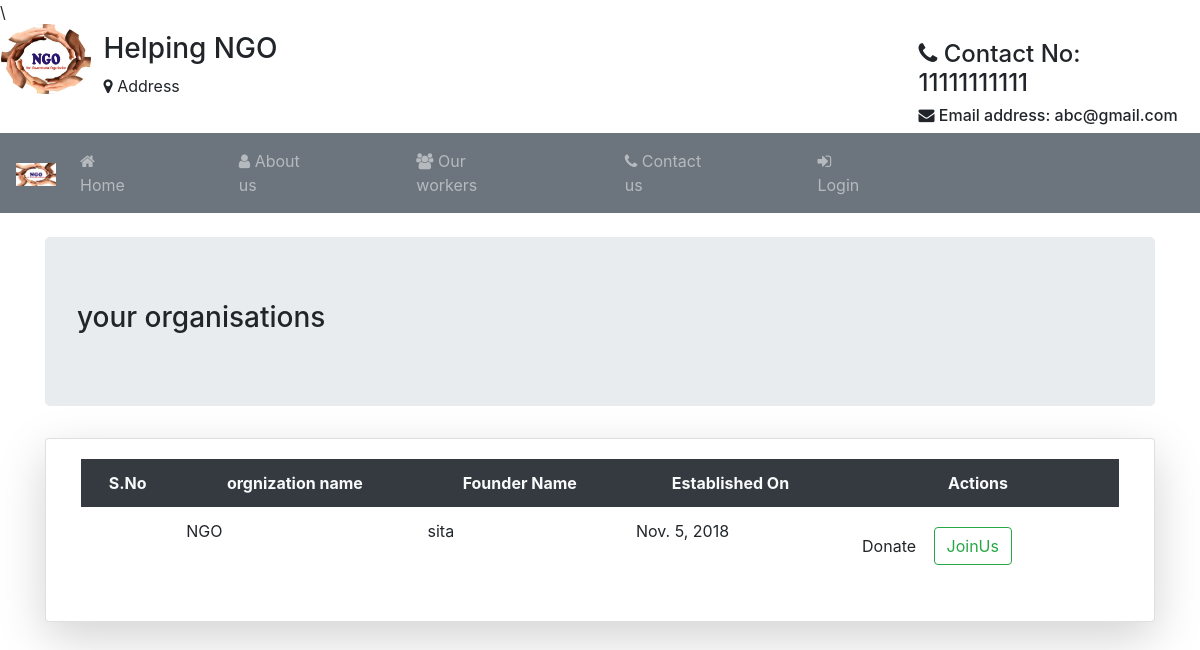
Screenshot of /details/ with the database file from the repository.
### Student/models.py (models this page shows)
class Orgdetails(models.Model):
	org_name=models.CharField(max_length=50,default="Organisation Name")
	found_name=models.CharField(max_length=50,default="Founder Name")
	est_date=models.DateField(null=True)
	us=models.OneToOneField(User,on_delete=models.CASCADE)

### Student/views.py (the view)
# urls.py: path('details/',views.details,name="details"),
def details(request):
	q=Orgdetails.objects.all()
	return render(request,'htfiles/details.html',{'v':q})

### Student/templates/htfiles/details.html (shortened to what this page needs)
{% extends 'htfiles/header.html' %}
{% block content %}
<div class="container">
	<div class="jumbotron mt-4">
		<h3>your organisations</h3>
	</div>
	<div class="card col-md mt-2 shadow-lg">
		<div class="card-body">
			<table class="table table-borderless table-borderless-center">
				<tr class="bg-dark text-light text-center">
					<th>S.No</th>
					<th>orgnization name</th>
					<th>Founder Name</th>
					<th>Established On</th>
					<th>Actions</th>
				</tr>
				{% for i in v %}
				<tr>
				<td>{{forloop.counetr}}</td>
				<td>{{i.org_name}}</td>
				<td>{{i.found_name}}</td>
				<td>{{i.est_date}}</td>
				<td  colspan="3">
					<a href="#" class="btn btn-ouline-info my-2">Donate
					</a>
					<a href="#" class="btn btn-outline-success my-2">JoinUs</a>
				</td>
				</tr>
				{% endfor %}
			</table>
		</div>
	</div>
</div>
{% endblock %}

### rows the page displays
Orgdetails: org_name "NGO", found_name "sita", est_date "Nov. 5, 2018"
